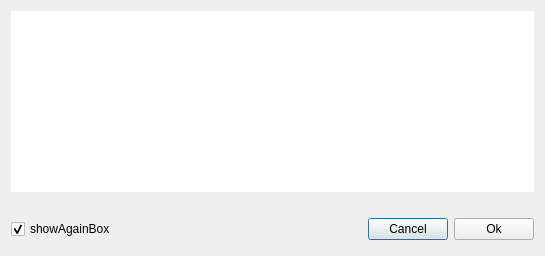
<?xml version="1.0" encoding="UTF-8"?>
<ui version="4.0">
 <class>WarningDialog</class>
 <widget class="QDialog" name="WarningDialog">
  <property name="geometry">
   <rect>
    <x>0</x>
    <y>0</y>
    <width>545</width>
    <height>256</height>
   </rect>
  </property>
  <property name="windowTitle">
   <string>Dialog</string>
  </property>
  <layout class="QVBoxLayout" name="verticalLayout">
   <item>
    <widget class="QTextEdit" name="warningTE">
     <property name="frameShape">
      <enum>QFrame::NoFrame</enum>
     </property>
     <property name="frameShadow">
      <enum>QFrame::Plain</enum>
     </property>
     <property name="readOnly">
      <bool>true</bool>
     </property>
    </widget>
   </item>
   <item>
    <spacer name="verticalSpacer">
     <property name="orientation">
      <enum>Qt::Vertical</enum>
     </property>
     <property name="sizeHint" stdset="0">
      <size>
       <width>20</width>
       <height>26</height>
      </size>
     </property>
    </spacer>
   </item>
   <item>
    <layout class="QHBoxLayout">
     <property name="spacing">
      <number>6</number>
     </property>
     <property name="leftMargin">
      <number>0</number>
     </property>
     <property name="topMargin">
      <number>0</number>
     </property>
     <property name="rightMargin">
      <number>0</number>
     </property>
     <property name="bottomMargin">
      <number>0</number>
     </property>
     <item>
      <widget class="QCheckBox" name="showAgainBox">
       <property name="text">
        <string>showAgainBox</string>
       </property>
       <property name="checked">
        <bool>true</bool>
       </property>
      </widget>
     </item>
     <item>
      <spacer>
       <property name="orientation">
        <enum>Qt::Horizontal</enum>
       </property>
       <property name="sizeType">
        <enum>QSizePolicy::Expanding</enum>
       </property>
       <property name="sizeHint" stdset="0">
        <size>
         <width>73</width>
         <height>31</height>
        </size>
       </property>
      </spacer>
     </item>
     <item>
      <widget class="QPushButton" name="cancelButton">
       <property name="text">
        <string>Cancel</string>
       </property>
      </widget>
     </item>
     <item>
      <widget class="QPushButton" name="okButton">
       <property name="text">
        <string>Ok</string>
       </property>
      </widget>
     </item>
    </layout>
   </item>
  </layout>
 </widget>
 <resources/>
 <connections>
  <connection>
   <sender>okButton</sender>
   <signal>pressed()</signal>
   <receiver>WarningDialog</receiver>
   <slot>accept()</slot>
   <hints>
    <hint type="sourcelabel">
     <x>518</x>
     <y>234</y>
    </hint>
    <hint type="destinationlabel">
     <x>272</x>
     <y>127</y>
    </hint>
   </hints>
  </connection>
  <connection>
   <sender>cancelButton</sender>
   <signal>pressed()</signal>
   <receiver>WarningDialog</receiver>
   <slot>reject()</slot>
   <hints>
    <hint type="sourcelabel">
     <x>436</x>
     <y>232</y>
    </hint>
    <hint type="destinationlabel">
     <x>219</x>
     <y>223</y>
    </hint>
   </hints>
  </connection>
 </connections>
</ui>
